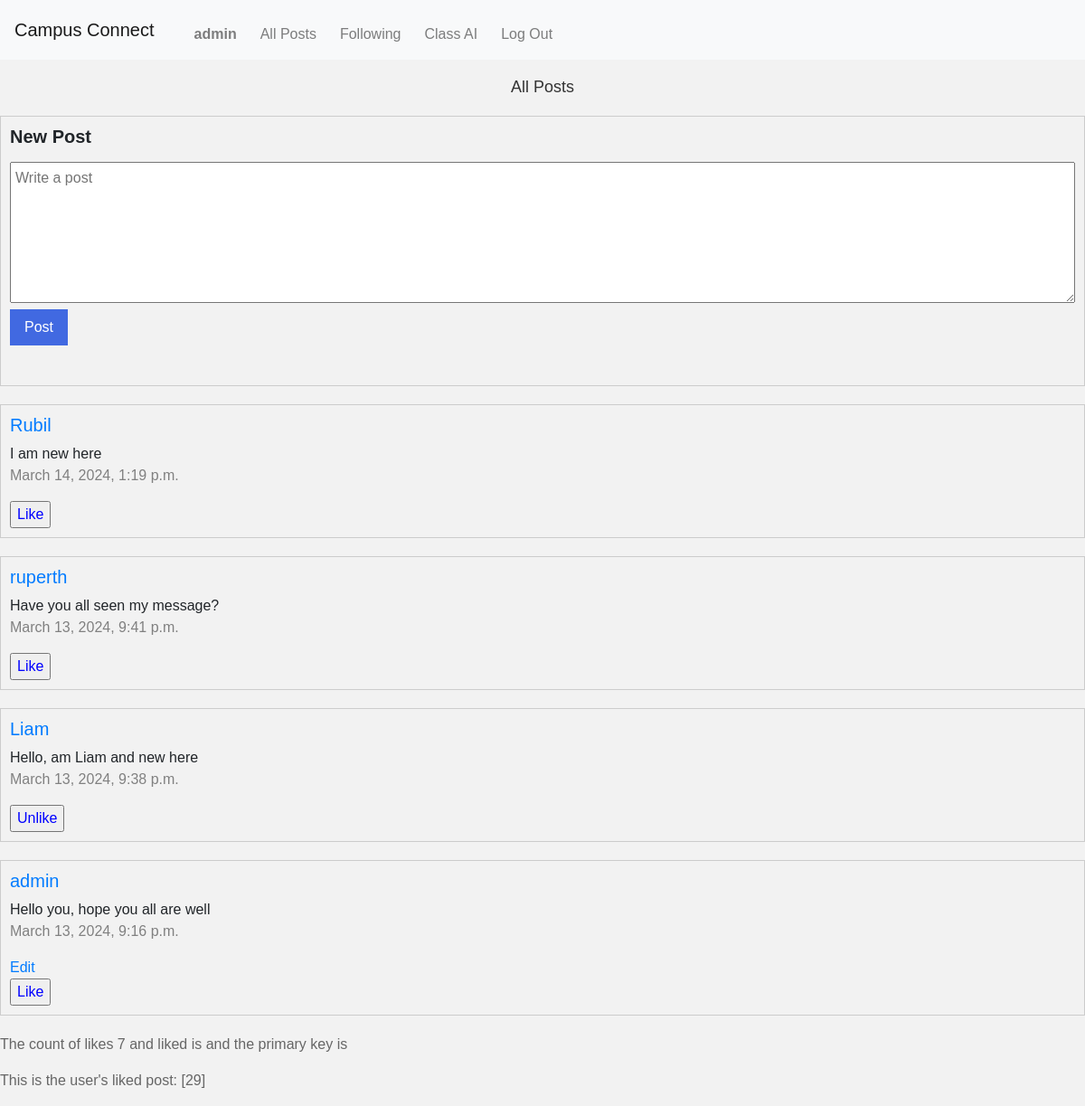
Page / (signed in) on the committed database.
### network/models.py (models this page shows, shortened)
class User(AbstractUser):
    pass

class Post(models.Model):
    text = models.TextField(default='')
    user = models.ForeignKey(User, on_delete=models.CASCADE)
    created_at = models.DateTimeField(auto_now_add=True)

### network/views.py (the view)
# urls.py: path("", views.index, name="index"),
def index(request):
    if request.method == "POST":
        message = 'Character length must be more than 3!'
        new_post = request.POST["new_post"]
        d = datetime.now()
        posts = Post(text=new_post, user=request.user, created_at=d.strftime("%b %d, %Y, %I:%M %p"))
        if posts.is_content_valid() == False:
            return render(request, "network/index.html", {"message": message})
        posts.save()
        return redirect("index")
    else:
        posts = Post.objects.order_by("-created_at")
        likes = Like.objects.all()
        liked = Like.objects.filter(user_id=request.user.id)
        liked_post_ids = [like.post_id for like in liked]
        likes_count = likes.count()
        return render(request, "network/index.html", {"posts": posts, "likes_count": likes_count, "likes":likes, "liked_post_ids":liked_post_ids,})

### network/templates/network/index.html (shortened to what this page needs)
{% extends "network/layout.html" %}
{% load static %}
{% block body %}
    <div id="posts-form">
        <div id="heading-align"><h2>All Posts</h2></div>
        {% if user.is_authenticated %}
        <div id="new-posts">
            <form action="" method="post" id="postForm">
                <label><h5><strong>New Post</strong></h5></label><br>
                <textarea placeholder="Write a post" id="posts" rows="6" cols="80" name="new_post"></textarea><br>
                <input type="submit" id="btn-post" value="Post">
            </form><br>
        </div>
        {% endif %}
        <div>
            {% for post in posts %}
            <div id="new-posts">
                {% if user.is_authenticated %}
                    <a href="{% url 'profile' post.user.pk %}"><h5>{{post.user}}</h5></a>
                    {{post.text}}
                    <p class="date">{{post.created_at}}</p>
                    {% if post.user.username == user.username %}
                        <a href="{% url 'edit' post.pk %}">Edit</a>
                    {% endif %}
                    <form action="{% url 'like' post.pk %}" method="post" id="likes">
                            {% if post.id not in liked_post_ids %}
                            <input type="submit" value="Like" id="like-btn" class="follow-btn">
                            {% else %}
                            <input type="submit" value="Unlike" id="unlike-btn" class="follow-btn">
                            {% endif %}
                    </form>
                {% else %}
                <h5>{{post.user}}</h5><br>
                {{post.text}}
                <p class="date">{{post.created_at}}</p>
                {% endif %}
            </div>
            {% endfor %}
        </div>
    </div>
    {% for like in liked_post_ids%}
    <p> The count of likes {{likes_count}} and liked is {{like.post}} and the primary key is {{like.post.pk}} </p>
    <p>This is the user's liked post: {{liked_post_ids}}</p>
    {% endfor %}
{% endblock %}

### network/templates/network/layout.html (shortened to what this page needs)
{% load static %}
<!DOCTYPE html>
<html lang="en">
    <head>
        <link rel="stylesheet" href="https://stackpath.bootstrapcdn.com/bootstrap/4.4.1/css/bootstrap.min.css">
        <link href="{% static 'network/styles.css' %}" rel="stylesheet">
    </head>
    <body>
        <nav class="navbar navbar-expand-lg navbar-light bg-light">
            <a class="navbar-brand" href="#">Campus Connect</a>
            <div>
            <ul class="navbar-nav mr-auto">
                {% if user.is_authenticated %}
                    <li class="nav-item">
                        <a class="nav-link" href="{% url 'profile' user.pk %}"><strong>{{ user.username }}</strong></a>
                    </li>
                {% endif %}
                <li class="nav-item">
                  <a class="nav-link" href="{% url 'index' %}">All Posts</a>
                </li>
                {% if user.is_authenticated %}
                    <li class="nav-item">
                        <a class="nav-link" href="{% url 'following' %}">Following</a>
                    </li>
                    <li class="nav-item">
                        <a class="nav-link" href="{% url 'class_ai' %}">Class AI</a>
                    </li>
                    <li class="nav-item">
                        <a class="nav-link" href="{% url 'logout' %}">Log Out</a>
                    </li>
                {% endif %}
            </ul>
            </div>
        </nav>
        <div class="body">
            {% block body %}
            {% endblock %}
        </div>
    </body>
</html>

### network/static/network/styles.css (style rules this page uses)
body { font-family: Arial, sans-serif; background-color: #f2f2f2; }
h2 { font-size: 18px; color: #333; margin-bottom: 10px; }
p { color: #666; line-height: 1.5; }
ul, ol { color: #666; line-height: 1.5; list-style: disc; margin-left: 20px; margin-top: 10px; }
#new-posts { border: 1px solid #ccc; padding: 10px; margin-bottom: 20px; }
#postForm { margin-bottom: 10px; }
textarea { width: 100%; padding: 5px; }
#btn-post { color: #fff; background-color: royalblue; border: none; padding: 8px 16px; cursor: pointer; }
#posts-form { margin-bottom: 20px; }
#heading-align { text-align: center; margin-bottom: 20px; }
.follow-btn { color: blue; cursor: pointer; }
.navbar { background-color: #f8f9fa; }
.navbar-brand { color: #333; font-size: 20px; }
.navbar-nav .nav-link { color: #333; font-size: 16px; margin-right: 10px; }
.date { color: grey; }

### rows in the picture
User: username "admin"
Post: user "Rubil", text "I am new here", created_at "March 14, 2024, 1:19 p.m."
Post: user "ruperth", text "Have you all seen my message?", created_at "March 13, 2024, 9:41 p.m."
Post: user "Liam", text "Hello, am Liam and new here", created_at "March 13, 2024, 9:38 p.m."
Post: user "admin", text "Hello you, hope you all are well", created_at "March 13, 2024, 9:16 p.m.", shows "Edit"

### other values in the picture
{{ likes_count }} "7"
{{ liked_post_ids }} "[29]"
